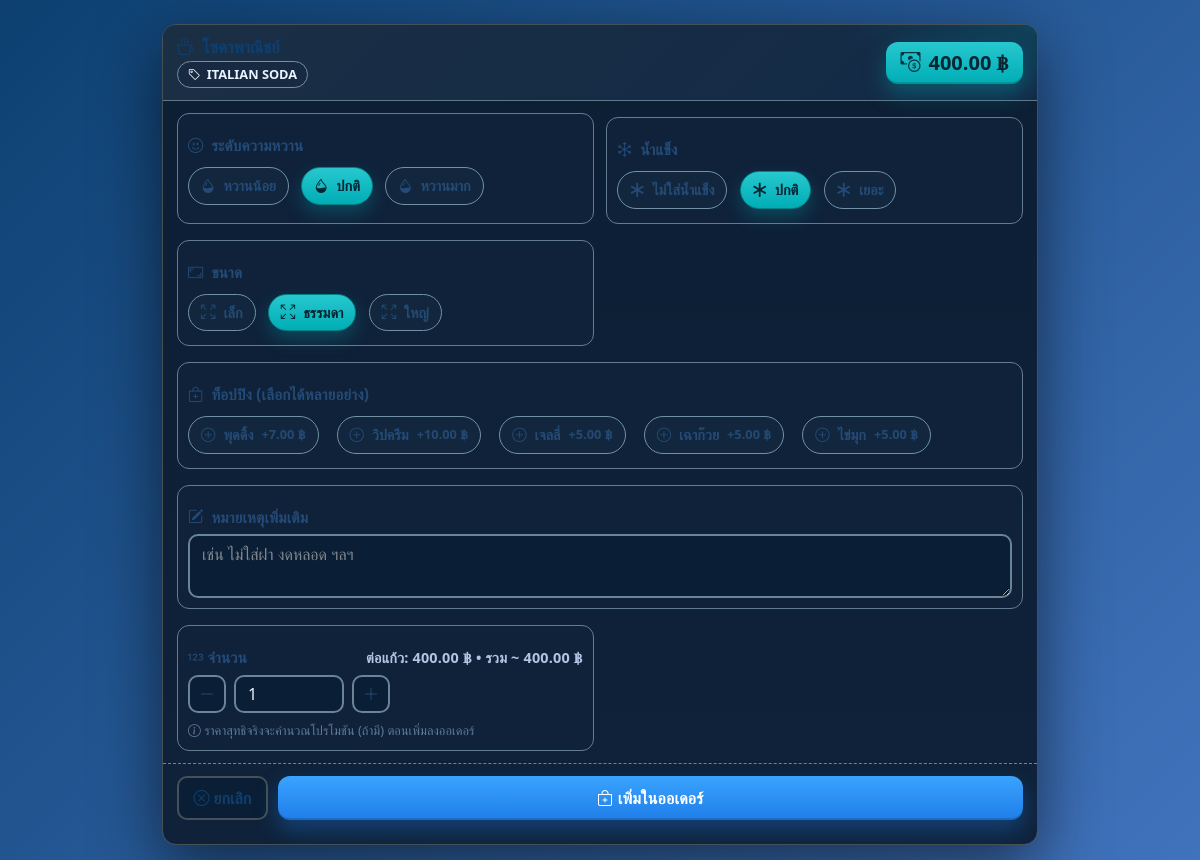
Screenshot of /front_store/menu_detail.php?id=8 (signed in) with the database file from the repository.
### tables this page shows
CREATE TABLE IF NOT EXISTS `menu` (
  `menu_id` int(11) NOT NULL AUTO_INCREMENT,
  `category_id` int(11) NOT NULL,
  `name` varchar(100) NOT NULL,
  `price` decimal(10,2) NOT NULL,
  `description` varchar(255) DEFAULT NULL,
  `image` varchar(255) DEFAULT NULL,
  `is_active` tinyint(1) NOT NULL DEFAULT 1,
  `current_recipe_id` int(11) DEFAULT NULL,
  PRIMARY KEY (`menu_id`),
  KEY `fk_menu_category` (`category_id`),
  KEY `fk_menu_current_recipe` (`current_recipe_id`),
  CONSTRAINT `fk_menu_category` FOREIGN KEY (`category_id`) REFERENCES `categories` (`category_id`) ON DELETE CASCADE ON UPDATE CASCADE,
  CONSTRAINT `fk_menu_current_recipe` FOREIGN KEY (`current_recipe_id`) REFERENCES `recipe_headers` (`recipe_id`) ON DELETE SET NULL ON UPDATE CASCADE
);

CREATE TABLE IF NOT EXISTS `categories` (
  `category_id` int(11) NOT NULL AUTO_INCREMENT,
  `category_name` varchar(100) NOT NULL,
  `position` int(11) NOT NULL DEFAULT 0,
  `is_active` tinyint(1) NOT NULL DEFAULT 1,
  PRIMARY KEY (`category_id`)
);

CREATE TABLE IF NOT EXISTS `toppings` (
  `topping_id` int(11) NOT NULL AUTO_INCREMENT,
  `name` varchar(80) NOT NULL,
  `base_price` decimal(10,2) NOT NULL DEFAULT 0.00,
  `is_active` tinyint(1) NOT NULL DEFAULT 1,
  PRIMARY KEY (`topping_id`)
);

### front_store/menu_detail.php (the view, shortened to what this page needs)
<?php
require __DIR__ . '/../db.php';
$conn->set_charset('utf8mb4');
$menu_id = (int)($_GET['id'] ?? 0);
$stmt = $conn->prepare("SELECT m.menu_id, m.name, m.price, m.image, c.category_name
                        FROM menu m LEFT JOIN categories c ON m.category_id=c.category_id
                        WHERE m.menu_id=?");
$stmt->bind_param("i", $menu_id);
$stmt->execute();
$menu = $stmt->get_result()->fetch_assoc();
function money_fmt($n){ return number_format((float)$n, 2); }
$editMode   = (int)($_GET['edit'] ?? 0) === 1;
$currentQty = 1; $currentNote = '';
$selSize='ธรรมดา'; $selSweet='ปกติ'; $selIce='ปกติ'; $selToppings=[]; $selFree='';
$toppings = [];
$rs = $conn->query("SELECT topping_id, name, base_price FROM toppings WHERE is_active=1 ORDER BY name");
while($row = $rs->fetch_assoc()){
  $toppings[] = $row;
}
$isPopup = (int)($_GET['popup'] ?? 0) === 1;
if (!$isPopup):
?>
<!doctype html>
<html lang="th">
<head>
<link rel="stylesheet"
 href="https://stackpath.bootstrapcdn.com/bootstrap/4.5.2/css/bootstrap.min.css">
<link rel="stylesheet"
 href="https://cdn.jsdelivr.net/npm/bootstrap-icons@1.10.5/font/bootstrap-icons.css">
</head>
<body>
<div class="containerx">
<?php endif; ?>
<link rel="stylesheet"
 href="https://cdn.jsdelivr.net/npm/bootstrap-icons@1.10.5/font/bootstrap-icons.css">
<div id="popup-root" role="dialog" aria-label="ตัวเลือกเมนู">
  <div id="popup-head">
    <div class="d-flex justify-content-between align-items-center">
      <div>
        <h4 class="menu-title mb-1"><i class="bi bi-cup-hot"></i> <?= htmlspecialchars($menu['name'],ENT_QUOTES,'UTF-8') ?></h4>
        <span class="badge-cat"><i class="bi bi-tag"></i> <?= htmlspecialchars($menu['category_name'] ?? 'เมนู',ENT_QUOTES,'UTF-8') ?></span>
      </div>
      <div class="price-tag" title="ราคาเมนูพื้นฐาน">
        <i class="bi bi-cash-coin"></i> <?= money_fmt($menu['price']) ?> ฿
      </div>
    </div>
  </div>
  <div id="popup-body">
    <form method="post" action="front_store.php" id="menuForm">
      <div id="form-grid">
        <div class="box">
          <div class="sec-title"><i class="bi bi-emoji-smile"></i> ระดับความหวาน</div>
          <?php $opts=['หวานน้อย','ปกติ','หวานมาก']; foreach($opts as $i=>$sv): $id='sweet'.($i+1); $checked=($selSweet===$sv)?'checked':''; ?>
            <label class="chip" for="<?= $id ?>"><i class="bi bi-droplet-half"></i> <?= htmlspecialchars($sv,ENT_QUOTES,'UTF-8') ?></label>
          <?php endforeach; ?>
        </div>
        <div class="box">
          <div class="sec-title"><i class="bi bi-snow"></i> น้ำแข็ง</div>
          <?php $opts=['ไม่ใส่น้ำแข็ง','ปกติ','เยอะ']; foreach($opts as $i=>$iv): $id='ice'.($i+1); $checked=($selIce===$iv)?'checked':''; ?>
            <label class="chip" for="<?= $id ?>"><i class="bi bi-asterisk"></i> <?= htmlspecialchars($iv,ENT_QUOTES,'UTF-8') ?></label>
          <?php endforeach; ?>
        </div>
        <div class="box">
          <div class="sec-title"><i class="bi bi-aspect-ratio"></i> ขนาด</div>
          <?php $opts=['เล็ก','ธรรมดา','ใหญ่']; foreach($opts as $i=>$sv): $id='size'.($i+1); $checked=($selSize===$sv)?'checked':''; ?>
            <label class="chip" for="<?= $id ?>"><i class="bi bi-arrows-fullscreen"></i> <?= htmlspecialchars($sv,ENT_QUOTES,'UTF-8') ?></label>
          <?php endforeach; ?>
        </div>
        <div class="box span-2">
          <div class="sec-title"><i class="bi bi-bag-plus"></i> ท็อปปิง (เลือกได้หลายอย่าง)</div>
          <div class="option-grid">
            <?php foreach($toppings as $i=>$tp):
              $id='tp'.($i+1);
              $p = (float)$tp['base_price'];
            ?>
              <label class="chip" for="<?= $id ?>">
                <i class="bi bi-plus-circle"></i>
                <span><?= htmlspecialchars($tp['name'],ENT_QUOTES,'UTF-8') ?></span>
                <?php if($p>0): ?><span class="price">+<?= money_fmt($p) ?> ฿</span><?php endif; ?>
              </label>
            <?php endforeach; ?>
          </div>
        </div>
        <div class="box span-2">
          <div class="sec-title"><i class="bi bi-pencil-square"></i> หมายเหตุเพิ่มเติม</div>
          <textarea class="form-control" name="note_free" rows="2" placeholder="เช่น ไม่ใส่ฝา งดหลอด ฯลฯ"><?= htmlspecialchars($selFree,ENT_QUOTES,'UTF-8') ?></textarea>
        </div>
        <div class="box">
          <div class="sec-title justify-content-between">
            <span><i class="bi bi-123"></i> จำนวน</span>
            <small id="calc_total_hint" class="hint"></small>
          </div>
          <div class="qty-wrap" role="group" aria-label="ปรับจำนวน">
            <button class="btn-step" type="button" id="qminus" aria-label="ลดจำนวน"><i class="bi bi-dash-lg"></i></button>
            <input type="number" class="form-control" name="qty" id="qty" value="<?= (int)$currentQty ?>" min="1" style="max-width:110px">
            <button class="btn-step" type="button" id="qplus" aria-label="เพิ่มจำนวน"><i class="bi bi-plus-lg"></i></button>
          </div>
          <div class="subnote mt-2"><i class="bi bi-info-circle"></i> ราคาสุทธิจริงจะคำนวณโปรโมชัน (ถ้ามี) ตอนเพิ่มลงออเดอร์</div>
        </div>
      </div>
      <div class="footer-actions">
        <?php if(!$isPopup): ?>
          <a href="front_store.php" class="btn btn-cancel"><i class="bi bi-x-circle"></i> ยกเลิก</a>
        <?php else: ?>
          <button type="button" class="btn btn-cancel" onclick="window.parent?.document.getElementById('menuModalClose')?.click()"><i class="bi bi-x-circle"></i> ยกเลิก</button>
        <?php endif; ?>
        <button type="submit" class="btn btn-save">
          <i class="bi <?= $editMode ? 'bi-check2-square' : 'bi-bag-plus' ?>"></i>
          <?= $editMode ? 'บันทึกการแก้ไข' : 'เพิ่มในออเดอร์' ?>
        </button>
      </div>
    </form>
  </div>
</div>
<?php if (!$isPopup): ?>
</div>
</body>
</html>
<?php endif; ?>

### rows the page displays
menu: category.category_name "ITALIAN SODA", price "400.00"
toppings: name "พุดดิ้ง", base_price "7.00"
toppings: name "วิปครีม", base_price "10.00"
toppings: name "เจลลี่", base_price "5.00"
toppings: name "เฉาก๊วย", base_price "5.00"
toppings: name "ไข่มุก", base_price "5.00"

### other values shown
$sv "หวานน้อย"
$sv "ปกติ"
$sv "หวานมาก"
$iv "ไม่ใส่น้ำแข็ง"
$iv "ปกติ"
$iv "เยอะ"
$sv "เล็ก"
$sv "ธรรมดา"
$sv "ใหญ่"
